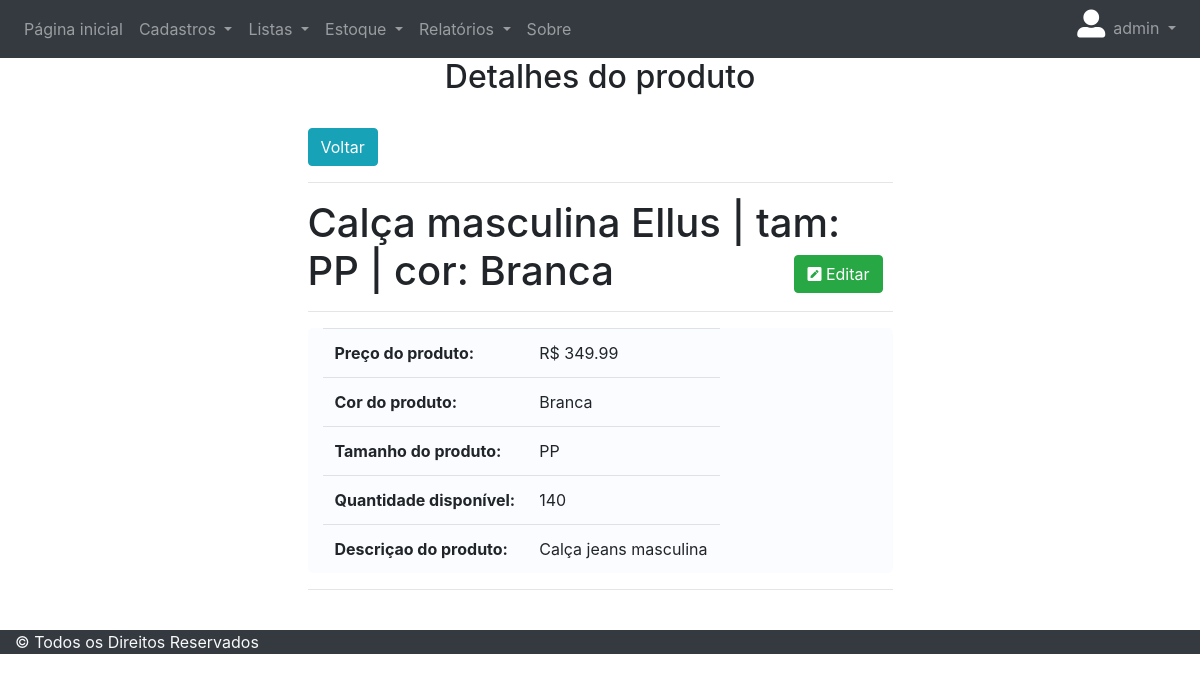
The app's page /detalhes/produtos/1/ (signed in), older data.
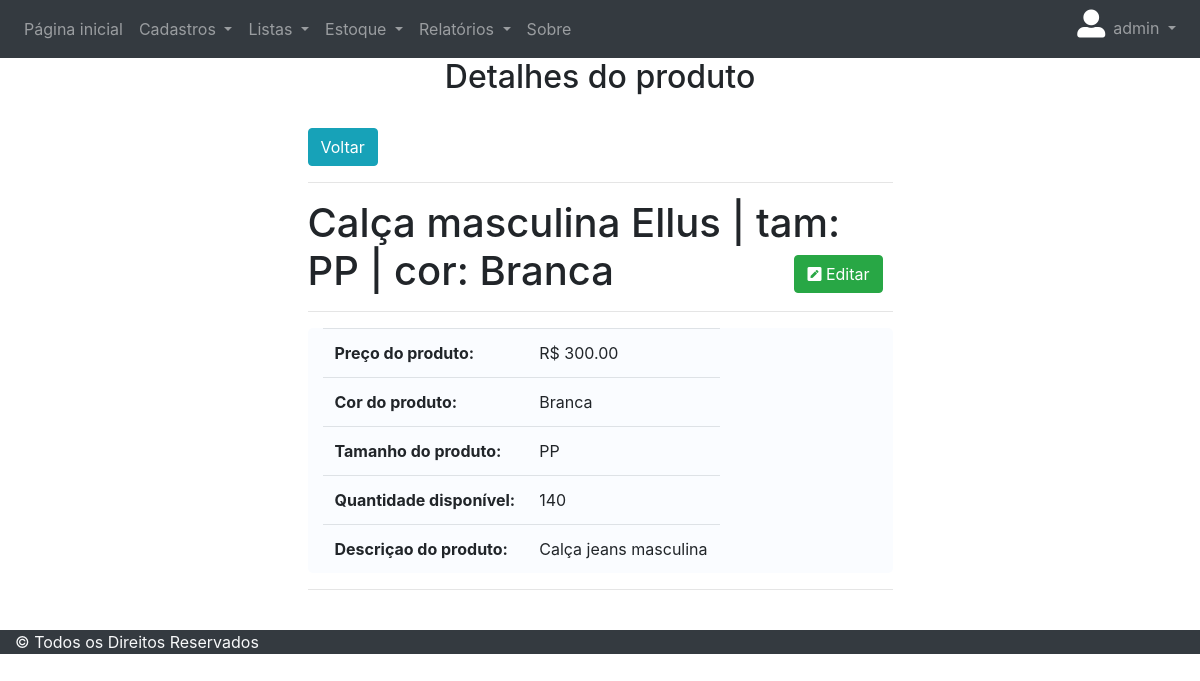
The same page, newer data.
### cadastros/models.py (models this page shows, shortened)
class Produto(models.Model):
    nome_produto = models.CharField(
        max_length=50, verbose_name='Nome do produto')
    descricao_produto = models.CharField(
        max_length=255, verbose_name='Descrição do produto', blank=True)
    preco_unitario = models.DecimalField(
        max_digits=6, decimal_places=2, verbose_name='Preço unitário')
    quantidade_disponivel = models.PositiveIntegerField(
        verbose_name='Quantidade disponíve')
    tamanho_produto = models.ForeignKey(
        TamanhoProduto, verbose_name="Tamanho do produto", on_delete=models.CASCADE)
    cor_produto = models.ForeignKey(
        CorProduto, verbose_name="Cor do produto", on_delete=models.CASCADE)
    def __str__(self):
        return "{} | tam: {} | cor: {}".format(self.nome_produto, self.tamanho_produto, self.cor_produto)

class TamanhoProduto(models.Model):
    tamanho_produto = models.CharField(
        max_length=50, verbose_name='Tamanho do produto', unique=True)
    def __str__(self):
        return "{}".format(self.tamanho_produto)

class CorProduto(models.Model):
    cor_produto = models.CharField(
        max_length=50, verbose_name='Cor do produto', unique=True)
    class Meta:
        ordering = ['cor_produto']
    def __str__(self):
        return "{}".format(self.cor_produto)

### cadastros/views.py (the view)
# urls.py: path('detalhes/produtos/<int:pk>/', ProdutoDetalhes, name='detalhar-produto'),
def ProdutoDetalhes(request, pk):
    obj = Produto.objects.get(pk=pk)
    template_name = 'cadastros/listas/detalhe_produto.html'
    context = {'object': obj}
    return render(request, template_name, context)

### usuarios/models.py (called while the page is built)
    def __str__(self):
        return self.username

### cadastros/templates/cadastros/listas/detalhe_produto.html (shortened to what this page needs)
{% extends 'paginas/modelo.html' %}
{% load static %}
{% block conteudo %}
<h2 align="center">Detalhes do produto</h2>
<container class="container container-fluid">
    <div class="row">
        <div class="class col-sm-3"></div>
        <div class="col col-sm-6">
            <a href="{% url 'listar-produtos' %}" class="btn btn-info">Voltar</a>
            <hr>
            <h1>
                {{object}}
                <span style="float: right; padding-right: 10px; color: white;">
                    <button type="button" class="btn btn-success">
                        <a style="color: white;" href="{% url 'editar-produto' object.pk %}">
                            <i class="fas fa-pen-square" style="color: white;"></i> Editar
                        </a>
                    </button>
                </span>
            </h1>
            <hr>
            <div class="container" style="background-color: #FAFCFF; border-radius: 5px;">
                <table class="table table-user-information table-responsive">
                    <tbody>
                        <tr>
                            <th>Preço do produto: </th>
                            <td>R$ {{object.preco_unitario}}</td>
                        </tr>
                        <tr>
                            <th>Cor do produto: </th>
                            <td>{{object.cor_produto}}</td>
                        </tr>
                        <tr>
                            <th>Tamanho do produto: </th>
                            <td>{{object.tamanho_produto}}</td>
                        </tr>
                        <tr>
                            <th>Quantidade disponível: </th>
                            <td>{{object.quantidade_disponivel}}</td>
                        </tr>
                        <tr>
                            <th>Descriçao do produto: </th>
                            <td>{{object.descricao_produto}}</td>
                        </tr>
                    </tbody>
                </table>
            </div>
            <hr>
        </div>
    </div>
</container>
{% endblock conteudo %}

Row changes from the older to the newer data that the page shows:
changed Produto "Calça jeans masculina": preco_unitario "349.99" → "300.00"
